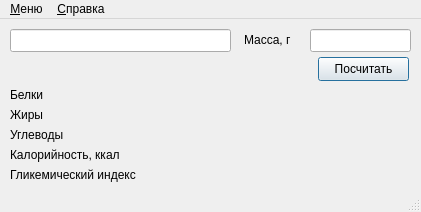
<?xml version="1.0" encoding="UTF-8"?>
<ui version="4.0">
 <class>Food</class>
 <widget class="QMainWindow" name="Food">
  <property name="geometry">
   <rect>
    <x>0</x>
    <y>0</y>
    <width>421</width>
    <height>212</height>
   </rect>
  </property>
  <property name="windowTitle">
   <string>Food</string>
  </property>
  <widget class="QWidget" name="centralwidget">
   <widget class="QLineEdit" name="search_line">
    <property name="geometry">
     <rect>
      <x>10</x>
      <y>10</y>
      <width>221</width>
      <height>23</height>
     </rect>
    </property>
    <property name="text">
     <string/>
    </property>
    <property name="alignment">
     <set>Qt::AlignRight|Qt::AlignTrailing|Qt::AlignVCenter</set>
    </property>
   </widget>
   <widget class="QPushButton" name="searchbut">
    <property name="geometry">
     <rect>
      <x>318</x>
      <y>38</y>
      <width>91</width>
      <height>24</height>
     </rect>
    </property>
    <property name="text">
     <string>Посчитать</string>
    </property>
    <property name="default">
     <bool>true</bool>
    </property>
   </widget>
   <widget class="QLineEdit" name="mass_line">
    <property name="geometry">
     <rect>
      <x>310</x>
      <y>10</y>
      <width>101</width>
      <height>23</height>
     </rect>
    </property>
    <property name="alignment">
     <set>Qt::AlignRight|Qt::AlignTrailing|Qt::AlignVCenter</set>
    </property>
   </widget>
   <widget class="QLabel" name="mass_lab">
    <property name="geometry">
     <rect>
      <x>244</x>
      <y>10</y>
      <width>61</width>
      <height>21</height>
     </rect>
    </property>
    <property name="text">
     <string>Масса, г</string>
    </property>
   </widget>
   <widget class="QLabel" name="prot_lab">
    <property name="geometry">
     <rect>
      <x>10</x>
      <y>65</y>
      <width>151</width>
      <height>21</height>
     </rect>
    </property>
    <property name="text">
     <string>Белки</string>
    </property>
   </widget>
   <widget class="QLabel" name="lip_lab">
    <property name="geometry">
     <rect>
      <x>10</x>
      <y>85</y>
      <width>151</width>
      <height>21</height>
     </rect>
    </property>
    <property name="text">
     <string>Жиры</string>
    </property>
   </widget>
   <widget class="QLabel" name="carb_lab">
    <property name="geometry">
     <rect>
      <x>10</x>
      <y>105</y>
      <width>151</width>
      <height>21</height>
     </rect>
    </property>
    <property name="text">
     <string>Углеводы</string>
    </property>
   </widget>
   <widget class="QLabel" name="ccal_lab">
    <property name="geometry">
     <rect>
      <x>10</x>
      <y>125</y>
      <width>151</width>
      <height>21</height>
     </rect>
    </property>
    <property name="text">
     <string>Калорийность, ккал</string>
    </property>
   </widget>
   <widget class="QLabel" name="glyc_lab">
    <property name="geometry">
     <rect>
      <x>10</x>
      <y>145</y>
      <width>151</width>
      <height>21</height>
     </rect>
    </property>
    <property name="text">
     <string>Гликемический индекс</string>
    </property>
   </widget>
   <widget class="QLabel" name="prot_sec_lab">
    <property name="geometry">
     <rect>
      <x>230</x>
      <y>65</y>
      <width>151</width>
      <height>21</height>
     </rect>
    </property>
    <property name="text">
     <string>&lt;html&gt;&lt;head/&gt;&lt;body&gt;&lt;p align=&quot;right&quot;&gt;&lt;br/&gt;&lt;/p&gt;&lt;/body&gt;&lt;/html&gt;</string>
    </property>
   </widget>
   <widget class="QLabel" name="lip_sec_lab">
    <property name="geometry">
     <rect>
      <x>230</x>
      <y>85</y>
      <width>151</width>
      <height>21</height>
     </rect>
    </property>
    <property name="text">
     <string>&lt;html&gt;&lt;head/&gt;&lt;body&gt;&lt;p align=&quot;right&quot;&gt;&lt;br/&gt;&lt;/p&gt;&lt;/body&gt;&lt;/html&gt;</string>
    </property>
   </widget>
   <widget class="QLabel" name="carb_sec_lab">
    <property name="geometry">
     <rect>
      <x>230</x>
      <y>105</y>
      <width>151</width>
      <height>21</height>
     </rect>
    </property>
    <property name="text">
     <string>&lt;html&gt;&lt;head/&gt;&lt;body&gt;&lt;p align=&quot;right&quot;&gt;&lt;br/&gt;&lt;/p&gt;&lt;/body&gt;&lt;/html&gt;</string>
    </property>
   </widget>
   <widget class="QLabel" name="ccal_sec_lab">
    <property name="geometry">
     <rect>
      <x>230</x>
      <y>125</y>
      <width>151</width>
      <height>21</height>
     </rect>
    </property>
    <property name="text">
     <string>&lt;html&gt;&lt;head/&gt;&lt;body&gt;&lt;p align=&quot;right&quot;&gt;&lt;br/&gt;&lt;/p&gt;&lt;/body&gt;&lt;/html&gt;</string>
    </property>
   </widget>
   <widget class="QLabel" name="glyc_sec_lab">
    <property name="geometry">
     <rect>
      <x>230</x>
      <y>145</y>
      <width>151</width>
      <height>21</height>
     </rect>
    </property>
    <property name="text">
     <string>&lt;html&gt;&lt;head/&gt;&lt;body&gt;&lt;p align=&quot;right&quot;&gt;&lt;br/&gt;&lt;/p&gt;&lt;/body&gt;&lt;/html&gt;</string>
    </property>
   </widget>
  </widget>
  <widget class="QMenuBar" name="menubar">
   <property name="geometry">
    <rect>
     <x>0</x>
     <y>0</y>
     <width>421</width>
     <height>21</height>
    </rect>
   </property>
   <widget class="QMenu" name="menu">
    <property name="title">
     <string>&amp;Меню</string>
    </property>
    <addaction name="menu_add"/>
    <addaction name="menu_edit"/>
    <addaction name="separator"/>
    <addaction name="menu_create"/>
    <addaction name="separator"/>
    <addaction name="menu_dbsel"/>
    <addaction name="menu_dbcp"/>
    <addaction name="separator"/>
    <addaction name="menu_exit"/>
   </widget>
   <widget class="QMenu" name="menu_2">
    <property name="title">
     <string>&amp;Справка</string>
    </property>
    <addaction name="menu_about"/>
   </widget>
   <addaction name="menu"/>
   <addaction name="menu_2"/>
  </widget>
  <widget class="QStatusBar" name="statusbar"/>
  <action name="menu_add">
   <property name="text">
    <string>&amp;Добавить продукт в базу данных</string>
   </property>
   <property name="shortcut">
    <string>Ctrl+A</string>
   </property>
  </action>
  <action name="menu_edit">
   <property name="text">
    <string>&amp;Редактировать базу данных</string>
   </property>
   <property name="shortcut">
    <string>Ctrl+E</string>
   </property>
  </action>
  <action name="menu_create">
   <property name="text">
    <string>&amp;Создать меню</string>
   </property>
   <property name="shortcut">
    <string>Ctrl+N</string>
   </property>
  </action>
  <action name="menu_dbch">
   <property name="text">
    <string>&amp;Выбрать базу данных</string>
   </property>
  </action>
  <action name="menu_dbcp">
   <property name="text">
    <string>С&amp;копировать базу данных</string>
   </property>
  </action>
  <action name="menu_exit">
   <property name="text">
    <string>&amp;Выход</string>
   </property>
   <property name="shortcut">
    <string>Ctrl+Q</string>
   </property>
   <property name="shortcutContext">
    <enum>Qt::WindowShortcut</enum>
   </property>
   <property name="menuRole">
    <enum>QAction::QuitRole</enum>
   </property>
   <property name="priority">
    <enum>QAction::HighPriority</enum>
   </property>
  </action>
  <action name="menu_about">
   <property name="text">
    <string>&amp;О программе</string>
   </property>
   <property name="shortcut">
    <string>F1</string>
   </property>
  </action>
  <action name="menu_calc">
   <property name="text">
    <string>Р&amp;асчитать</string>
   </property>
   <property name="shortcut">
    <string>Ctrl+C</string>
   </property>
  </action>
  <action name="menu_dbsel">
   <property name="text">
    <string>Выбрать базу данных</string>
   </property>
  </action>
 </widget>
 <tabstops>
  <tabstop>search_line</tabstop>
  <tabstop>mass_line</tabstop>
  <tabstop>searchbut</tabstop>
 </tabstops>
 <resources/>
 <connections>
  <connection>
   <sender>menu_exit</sender>
   <signal>triggered()</signal>
   <receiver>Food</receiver>
   <slot>close()</slot>
   <hints>
    <hint type="sourcelabel">
     <x>-1</x>
     <y>-1</y>
    </hint>
    <hint type="destinationlabel">
     <x>247</x>
     <y>173</y>
    </hint>
   </hints>
  </connection>
 </connections>
</ui>
